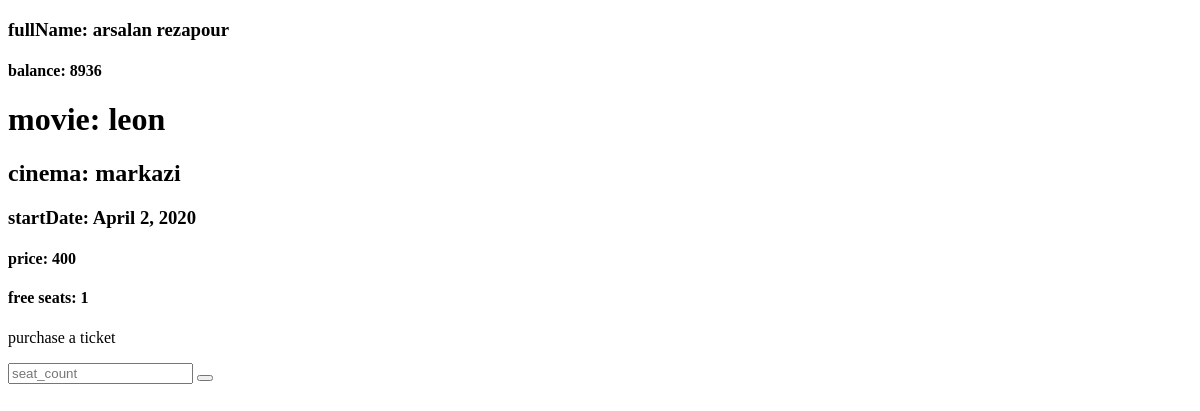
The app's page /ticketing/showtime/details/1/ (signed in), older data.
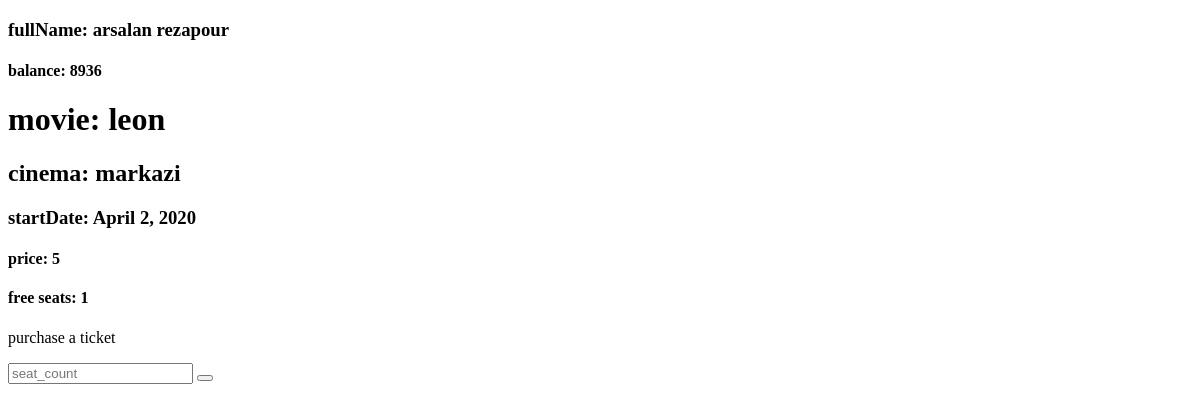
The same page, newer data.
### ticketing/models.py (models this page shows, shortened)
class ShowTime(models.Model):
    cinema = models.ForeignKey('Cinema', on_delete=models.PROTECT)
    movie = models.ForeignKey('Movie', on_delete=models.PROTECT)
    startTime = models.TimeField()
    startDate = models.DateField()
    price = models.IntegerField()
    saleableSeats = models.IntegerField()
    freeSeats = models.IntegerField()
    SALE_NOT_STARTED = 1
    SALE_OPEN = 2
    TICKETS_SOLD = 3
    SALE_CLOSED = 4
    MOVIE_PLAYED = 5
    SHOW_CANCELED = 6
    statusChoices = (
        (1, "SALE_NOT_STARTED_YET"),
        (2, "SALE_OPEN"),
        (3, "TICKETS_SOLD"),
        (4, "SALE_CLOSED"),
        (5, "MOVIE_PLAYED"),
        (6, "SHOW_CANCELED")
    )
    status = models.IntegerField(choices=statusChoices)

class Movie(models.Model):
    name = models.CharField(max_length=100)
    director = models.CharField(max_length=100)
    length = models.IntegerField()
    year = models.IntegerField()
    description = models.TextField()
    poster = models.ImageField(upload_to='movie_posters/')
    def __str__(self):
        return self.name

class Cinema(models.Model):
    name = models.CharField(max_length=20)
    address = models.TextField()
    capacity = models.IntegerField()
    phoneNumber = models.IntegerField()
    def __str__(self):
        return self.name

### ticketing/views.py (the view)
# urls.py: path('showtime/details/<int:showtime_id>/', views.showtime_details, name='showtime_details'),
@login_required
def showtime_details(request, showtime_id):
    if request.method == 'POST':
        showtime = get_object_or_404(ShowTime, pk=showtime_id)
        user = request.user
        seat_count = int(request.POST['seat_count'])
        try:
            showtime.reserve_seats(seat_count, request.user)
        except Exception as e:
            context = {'error' : e}
            return render(request, 'ticketing/error_for_reserve.html', context)
        else:
            ticket = Ticket.objects.create(sans=showtime, costumer=user.profile, seat_count=seat_count)
            return HttpResponseRedirect(reverse('ticketing:ticket_details', kwargs={'ticket_id':ticket.id}))
    else:
        showtime = get_object_or_404(ShowTime, pk=showtime_id)
        context = {'showtime' : showtime}
        return render(request, 'ticketing/showtime_details.html', context)

### ticketing/templates/ticketing/showtime_details.html (shortened to what this page needs)
{% extends "ticketing/base_page.html" %}
{% block main_content %}
<div id="details">
  <h3>fullName: {{user.get_full_name}}</h1>
  <h4>balance: {{user.profile.balance}}</h4>
  <h1>movie: {{ showtime.movie }}</h1>
  <h2>cinema: {{ showtime.cinema }}</h2>
  <h3>startDate: {{ showtime.startDate }}</h3>
  <h4>price: {{ showtime.price }}</h4>
  <h4>free seats: {{ showtime.freeSeats }}</h4>
</div>
<div id="purchase">
  <form method="post" action="" >
    <div id="form_group">
      <p> purchase a ticket </p>
      <input type="number" name="seat_count" placeholder="seat_count">
      <button type="submit"></button>
    </div>
  </form>
</div>
{% endblock %}

Row changes from the older to the newer data that the page shows:
changed ShowTime "leon": price "400" → "5"
